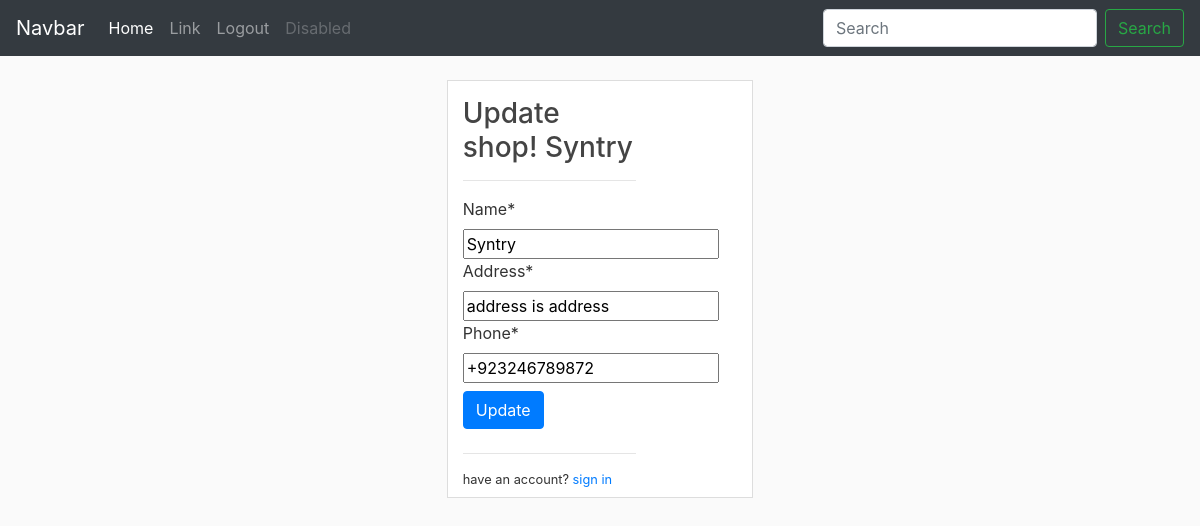
Screenshot of /shops/2/update/ with the database file from the repository.
### accounts/models.py (models this page shows, shortened)
class Shop(models.Model):
    user = models.ForeignKey(CustomUser, on_delete=models.CASCADE)
    name = models.CharField(blank=False, null=False, max_length=40)
    phone = PhoneNumberField(unique=True)
    address = models.CharField(max_length=100, blank=False, null=False)

### accounts/views.py (the view)
# urls.py: path('shops/<int:pk>/update/', ShopUpdateView.as_view(), name='update-shop'),
class ShopUpdateView(UpdateView):
    model = Shop
    fields = ['name', 'address', 'phone']

### accounts/templates/accounts/shop_form.html (shortened to what this page needs)
{% extends 'accounts/base.html' %}
{% load crispy_forms_tags %}
{% block content %}
<div class="row d-flex mx-auto content-section">
    <div class="col-8">
        <h3 class="my-3">Update shop! {{object.name}}</h3>
        <hr>
        <form  method="post">
            {{form |crispy}}
            <button type="submit" class="btn btn-primary my-2">Update</button>
        </form>
        <hr>
        <legend class="lead small">have an account? <a href="#">sign in</a></legend>
    </div>
</div>
{% endblock content %}

### accounts/static/account/css/main.css (style rules this page uses)
body { background: #fafafa; color: #333333; margin-top: 5rem; }
h1, h2, h3, h4, h5, h6 { color: #444444; }
.content-section { background: #ffffff; border: 1px solid #dddddd; }

### rows the page displays
Shop: name "Syntry", address "address is address", phone "+923246789872"
